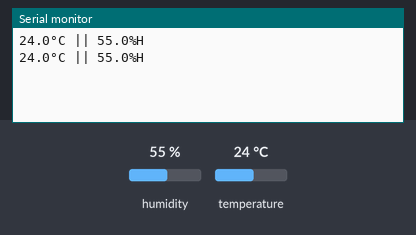
The sketch below on a simulated Arduino Uno, built with avr-gcc and run on an emulated ATmega328P. On the bench: the last lines printed to the serial monitor. The test bench sets the inputs (shaded band); at power-on: humidity 55 %, temperature 24 °C.

Above: at 4.8 s.
4.9 s: humidity set to 22 %
At 7.4 s:
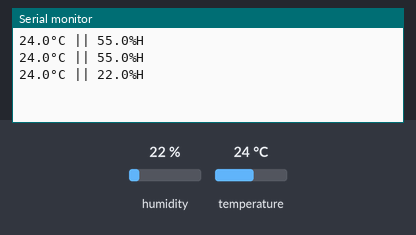
7.9 s: temperature set to 12 °C
At 8.6 s:
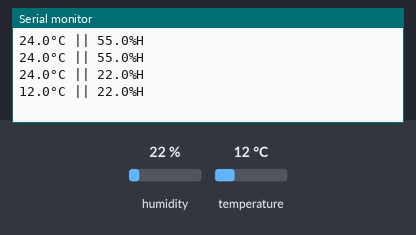
10.9 s: humidity set to 40 %
At 13.4 s:
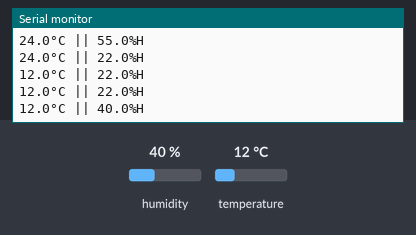
Timing chart, 0 to 14.9 s (numbered marks = the images above; inputs shaded):
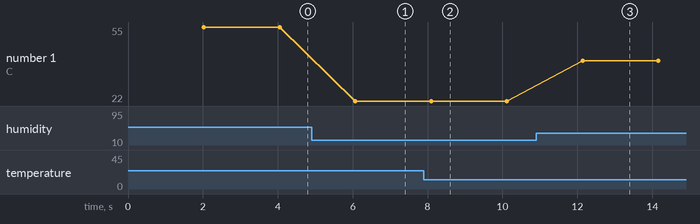

Measured:
- after the input at 4.9 s, the serial monitor: prints a new line after 1.2 s (image 1)
- after the input at 7.9 s, the serial monitor: prints a new line after 0.19 s (image 2)
- after the input at 10.9 s, the serial monitor: prints a new line after 1.2 s (image 3)
- plotted number 1: 55 → 22 after the input at 4.9 s, 22 → 40 after the input at 10.9 s

The sketch:

Sensor-de-temperatura-y-humedad-DHT11-con-Arduino.ino
```cpp
/*
  Created by TEOS
  Domotic with Arduino https://goo.gl/btZpjs
  YouTube https://goo.gl/k7TUSZ
  Instagram https://goo.gl/zEIjia
  Facebook https://goo.gl/eivraR
  Twitter https://goo.gl/du5Wgn
  Github https://goo.gl/Xl5IiS
  Google Plus https://goo.gl/gBnUdh
  WEB https://www.proyecto-teos.com/
*/

#include "DHT.h" //https://github.com/adafruit/DHT-sensor-library
const uint8_t sensorPinT = 2, typeT = DHT11;

DHT dhtT(sensorPinT, typeT);

void setup() {
  Serial.begin(9600);
  dhtT.begin();
}

void loop() {
  delay(2000);
  char toCharTempT[5], toCharHumidityT[5], resultSerialT[25];

  float temperatureT = dhtT.readTemperature();
  float humidityT = dhtT.readHumidity();

  if (isnan(temperatureT) || isnan(humidityT)) {
    Serial.println(F("No es posible obtener datos del sensor DHT"));
    return;
  }

  dtostrf(temperatureT, 3, 1, toCharTempT);
  dtostrf(humidityT, 3, 1, toCharHumidityT);

  strcpy(resultSerialT, toCharTempT);
  strcat(resultSerialT, "°C || ");
  strcat(resultSerialT, toCharHumidityT);
  strcat(resultSerialT, "%H");

  Serial.println(resultSerialT);
}
```
